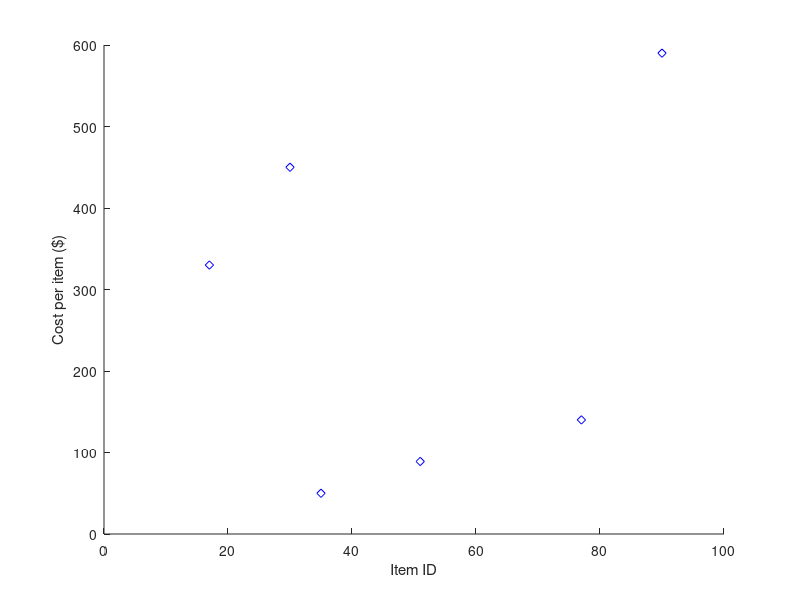

Write MATLAB code to recreate this figure.
%written by: Tony Vo
clear all; close all; clc;

%data
items = [17 330 1; 30 450 35; 35, 50, 15; ...
    51 89 4; 77 140 4; 90 590 9];

%plotting
hold on
plot(items(:,1),items(:,2),'bd')
xlabel('Item ID')
ylabel('Cost per item ($)')

%total cost
items(:,4) = items(:,2).*items(:,3);

%max total cost and corresponding item id
[max_cost, id2] = max(items(:,4))
item_id_of_max_cost = items(id2)

%sum of total costs
sum_total_costs = sum(items(:,4))

